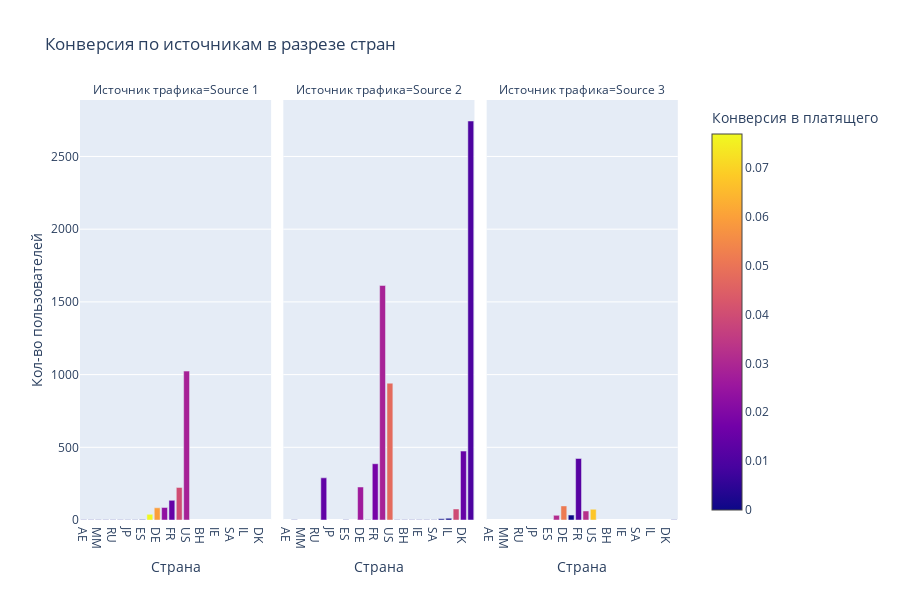
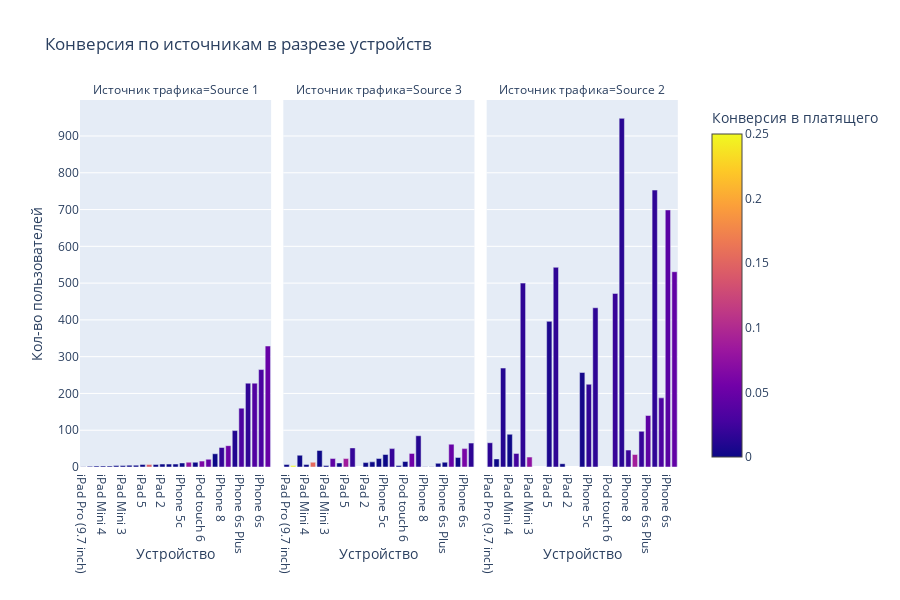
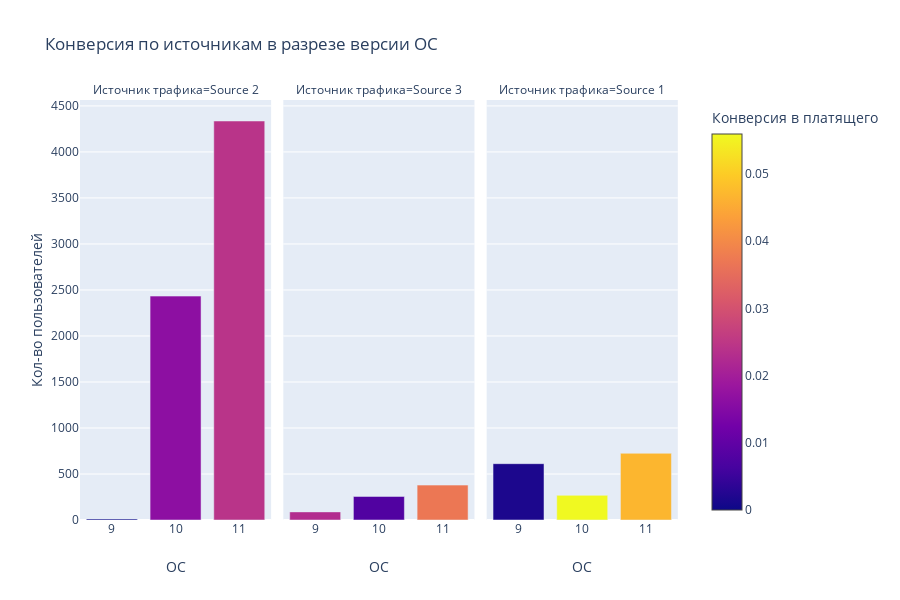

Notebook code for these charts, in order:
### Code cell
conv(df_n,'country_code', 'Страна', 'Конверсия по источникам в разрезе стран')
conv(df_n,'device_type', 'Устройство', 'Конверсия по источникам в разрезе устройств')
conv(df_n,'os_version', 'ОС', 'Конверсия по источникам в разрезе версии ОС')

### Figure 1 — Plotly figure (JSON) as saved in the notebook; plotly's stock layout.template omitted (floating-point values rounded to 4 significant figures)
{"data": [{"alignmentgroup": "True", "hoverlabel": {"namelength": 0}, "hovertemplate": "Источник трафика=Source 1<br>Страна=%{x}<br>Кол-во пользователей=%{y}<br>Конверсия в платящего=%{marker.color}", "legendgroup": "", "marker": {"color": [0, 0, 0, 0, 0, 0, 0, 0, 0, 0.07692, 0.05952, 0.02326, 0.01481, 0.04018, 0.02832], "coloraxis": "coloraxis"}, "name": "", "offsetgroup": "", "orientation": "v", "showlegend": false, "textposition": "auto", "type": "bar", "x": ["AE", "IT", "MM", "MN", "RU", "SE", "JP", "LV", "ES", "AU", "DE", "CA", "FR", "UK", "US"], "xaxis": "x", "y": [1, 1, 1, 1, 1, 1, 2, 2, 3, 39, 84, 86, 135, 224, 1024], "yaxis": "y"}, {"alignmentgroup": "True", "hoverlabel": {"namelength": 0}, "hovertemplate": "Источник трафика=Source 2<br>Страна=%{x}<br>Кол-во пользователей=%{y}<br>Конверсия в платящего=%{marker.color}", "legendgroup": "", "marker": {"color": [0, 0, 0, 0, 0, 0, 0, 0, 0, 0, 0, 0.03947, 0.02643, 0.01379, 0.01809, 0.01477, 0.04782, 0.02852, 0.00984], "coloraxis": "coloraxis"}, "name": "", "offsetgroup": "", "orientation": "v", "showlegend": false, "textposition": "auto", "type": "bar", "x": ["AL", "BH", "CA", "CY", "ES", "IE", "IT", "RO", "SA", "UA", "IL", "NO", "DE", "SE", "FR", "DK", "US", "UK", "NL"], "xaxis": "x2", "y": [1, 1, 1, 1, 1, 1, 1, 1, 1, 8, 12, 76, 227, 290, 387, 474, 941, 1613, 2744], "yaxis": "y2"}, {"alignmentgroup": "True", "hoverlabel": {"namelength": 0}, "hovertemplate": "Источник трафика=Source 3<br>Страна=%{x}<br>Кол-во пользователей=%{y}<br>Конверсия в платящего=%{marker.color}", "legendgroup": "", "marker": {"color": [0, 0.03125, 0, 0.03226, 0.06757, 0.05155, 0.01182], "coloraxis": "coloraxis"}, "name": "", "offsetgroup": "", "orientation": "v", "showlegend": false, "textposition": "auto", "type": "bar", "x": ["NL", "AU", "CA", "UK", "US", "DE", "FR"], "xaxis": "x3", "y": [1, 32, 34, 62, 74, 97, 423], "yaxis": "y3"}], "layout": {"annotations": [{"font": {}, "showarrow": false, "text": "Источник трафика=Source 1", "x": 0.1567, "xanchor": "center", "xref": "paper", "y": 1, "yanchor": "bottom", "yref": "paper"}, {"font": {}, "showarrow": false, "text": "Источник трафика=Source 2", "x": 0.49, "xanchor": "center", "xref": "paper", "y": 1, "yanchor": "bottom", "yref": "paper"}, {"font": {}, "showarrow": false, "text": "Источник трафика=Source 3", "x": 0.8233, "xanchor": "center", "xref": "paper", "y": 1, "yanchor": "bottom", "yref": "paper"}], "barmode": "relative", "coloraxis": {"colorbar": {"title": {"text": "Конверсия в платящего"}}, "colorscale": [[0, "#0d0887"], [0.1111, "#46039f"], [0.2222, "#7201a8"], [0.3333, "#9c179e"], [0.4444, "#bd3786"], [0.5556, "#d8576b"], [0.6667, "#ed7953"], [0.7778, "#fb9f3a"], [0.8889, "#fdca26"], [1, "#f0f921"]]}, "height": 600, "legend": {"tracegroupgap": 0}, "title": {"text": "Конверсия по источникам в разрезе стран"}, "xaxis": {"anchor": "y", "domain": [0, 0.3133], "title": {"text": "Страна"}}, "xaxis2": {"anchor": "y2", "domain": [0.3333, 0.6467], "matches": "x", "title": {"text": "Страна"}}, "xaxis3": {"anchor": "y3", "domain": [0.6667, 0.98], "matches": "x", "title": {"text": "Страна"}}, "yaxis": {"anchor": "x", "domain": [0, 1], "title": {"text": "Кол-во пользователей"}}, "yaxis2": {"anchor": "x2", "domain": [0, 1], "matches": "y", "showticklabels": false}, "yaxis3": {"anchor": "x3", "domain": [0, 1], "matches": "y", "showticklabels": false}}}

### Figure 2 — Plotly figure (JSON) as saved in the notebook; plotly's stock layout.template omitted (floating-point values rounded to 4 significant figures)
{"data": [{"alignmentgroup": "True", "hoverlabel": {"namelength": 0}, "hovertemplate": "Источник трафика=Source 1<br>Устройство=%{x}<br>Кол-во пользователей=%{y}<br>Конверсия в платящего=%{marker.color}", "legendgroup": "", "marker": {"color": [0, 0, 0, 0, 0, 0, 0, 0, 0, 0, 0.1429, 0, 0, 0, 0, 0, 0.07692, 0, 0.0625, 0.04762, 0, 0.01887, 0.05172, 0.0101, 0.03125, 0.01754, 0.03509, 0.03019, 0.04863], "coloraxis": "coloraxis"}, "name": "", "offsetgroup": "", "orientation": "v", "showlegend": false, "textposition": "auto", "type": "bar", "x": ["iPad Pro (9.7 inch)", "iPad Pro (10.5 inch)", "iPad 4", "iPad Mini 4", "iPad Pro (12.9 inch)", "iPad Air", "iPad Mini 3", "iPad 3", "iPhone 4s", "iPad 5", "iPad Air 2", "iPhone X", "iPad 2", "iPad Mini 1", "iPhone 5", "iPhone 5c", "iPad Mini 2", "iPod touch 5", "iPod touch 6", "iPhone SE", "iPhone 5s", "iPhone 8", "iPhone 8 Plus", "iPhone 6 Plus", "iPhone 6s Plus", "iPhone 6", "iPhone 7 Plus", "iPhone 6s", "iPhone 7"], "xaxis": "x", "y": [1, 2, 3, 3, 3, 4, 4, 5, 5, 7, 7, 7, 8, 8, 8, 11, 13, 13, 16, 21, 36, 53, 58, 99, 160, 228, 228, 265, 329], "yaxis": "y"}, {"alignmentgroup": "True", "hoverlabel": {"namelength": 0}, "hovertemplate": "Источник трафика=Source 3<br>Устройство=%{x}<br>Кол-во пользователей=%{y}<br>Конверсия в платящего=%{marker.color}", "legendgroup": "", "marker": {"color": [0, 0, 0, 0.25, 0, 0, 0, 0, 0, 0, 0.1538, 0, 0, 0, 0.04348, 0.08696, 0, 0, 0, 0, 0.05405, 0, 0.02, 0.06, 0.01923, 0.04839, 0.01538, 0.01176], "coloraxis": "coloraxis"}, "name": "", "offsetgroup": "", "orientation": "v", "showlegend": false, "textposition": "auto", "type": "bar", "x": ["iPhone 8", "iPhone 8 Plus", "iPad Mini 3", "iPad Pro (10.5 inch)", "iPod touch 5", "iPad Mini 4", "iPad Pro (9.7 inch)", "iPhone 6 Plus", "iPhone 4s", "iPad 2", "iPad Pro (12.9 inch)", "iPhone 6s Plus", "iPad Mini 1", "iPod touch 6", "iPad 3", "iPad 5", "iPhone 5", "iPhone 7 Plus", "iPad 4", "iPhone 5c", "iPhone SE", "iPad Air", "iPad Mini 2", "iPhone 6s", "iPad Air 2", "iPhone 6", "iPhone 7", "iPhone 5s"], "xaxis": "x2", "y": [1, 1, 4, 4, 4, 7, 7, 10, 11, 12, 13, 13, 14, 15, 23, 23, 23, 26, 32, 34, 37, 45, 50, 50, 52, 62, 65, 85], "yaxis": "y2"}, {"alignmentgroup": "True", "hoverlabel": {"namelength": 0}, "hovertemplate": "Источник трафика=Source 2<br>Устройство=%{x}<br>Кол-во пользователей=%{y}<br>Конверсия в платящего=%{marker.color}", "legendgroup": "", "marker": {"color": [0, 0, 0.07407, 0.08824, 0.02703, 0.02174, 0.01515, 0, 0.02062, 0.04286, 0.03191, 0.01778, 0.003891, 0.01115, 0.007576, 0.01617, 0.02119, 0.016, 0.0452, 0.01657, 0.04006, 0.01726, 0.01371], "coloraxis": "coloraxis"}, "name": "", "offsetgroup": "", "orientation": "v", "showlegend": false, "textposition": "auto", "type": "bar", "x": ["iPhone X", "iPad Pro (10.5 inch)", "iPad Mini 3", "iPhone 8 Plus", "iPad Pro (12.9 inch)", "iPhone 8", "iPad Pro (9.7 inch)", "iPad Mini 4", "iPhone 6 Plus", "iPhone 6s Plus", "iPhone 7 Plus", "iPhone 5c", "iPhone 5", "iPad 4", "iPad 5", "iPad Mini 2", "iPhone SE", "iPad Air", "iPhone 7", "iPad Air 2", "iPhone 6s", "iPhone 6", "iPhone 5s"], "xaxis": "x3", "y": [9, 22, 27, 34, 37, 46, 66, 89, 97, 140, 188, 225, 257, 269, 396, 433, 472, 500, 531, 543, 699, 753, 948], "yaxis": "y3"}], "layout": {"annotations": [{"font": {}, "showarrow": false, "text": "Источник трафика=Source 1", "x": 0.1567, "xanchor": "center", "xref": "paper", "y": 1, "yanchor": "bottom", "yref": "paper"}, {"font": {}, "showarrow": false, "text": "Источник трафика=Source 3", "x": 0.49, "xanchor": "center", "xref": "paper", "y": 1, "yanchor": "bottom", "yref": "paper"}, {"font": {}, "showarrow": false, "text": "Источник трафика=Source 2", "x": 0.8233, "xanchor": "center", "xref": "paper", "y": 1, "yanchor": "bottom", "yref": "paper"}], "barmode": "relative", "coloraxis": {"colorbar": {"title": {"text": "Конверсия в платящего"}}, "colorscale": [[0, "#0d0887"], [0.1111, "#46039f"], [0.2222, "#7201a8"], [0.3333, "#9c179e"], [0.4444, "#bd3786"], [0.5556, "#d8576b"], [0.6667, "#ed7953"], [0.7778, "#fb9f3a"], [0.8889, "#fdca26"], [1, "#f0f921"]]}, "height": 600, "legend": {"tracegroupgap": 0}, "title": {"text": "Конверсия по источникам в разрезе устройств"}, "xaxis": {"anchor": "y", "domain": [0, 0.3133], "title": {"text": "Устройство"}}, "xaxis2": {"anchor": "y2", "domain": [0.3333, 0.6467], "matches": "x", "title": {"text": "Устройство"}}, "xaxis3": {"anchor": "y3", "domain": [0.6667, 0.98], "matches": "x", "title": {"text": "Устройство"}}, "yaxis": {"anchor": "x", "domain": [0, 1], "title": {"text": "Кол-во пользователей"}}, "yaxis2": {"anchor": "x2", "domain": [0, 1], "matches": "y", "showticklabels": false}, "yaxis3": {"anchor": "x3", "domain": [0, 1], "matches": "y", "showticklabels": false}}}

### Figure 3 — Plotly figure (JSON) as saved in the notebook; plotly's stock layout.template omitted (floating-point values rounded to 4 significant figures)
{"data": [{"alignmentgroup": "True", "hoverlabel": {"namelength": 0}, "hovertemplate": "Источник трафика=Source 2<br>ОС=%{x}<br>Кол-во пользователей=%{y}<br>Конверсия в платящего=%{marker.color}", "legendgroup": "", "marker": {"color": [0, 0.01644, 0.02422], "coloraxis": "coloraxis"}, "name": "", "offsetgroup": "", "orientation": "v", "showlegend": false, "textposition": "auto", "type": "bar", "x": [9, 10, 11], "xaxis": "x", "y": [12, 2433, 4336], "yaxis": "y"}, {"alignmentgroup": "True", "hoverlabel": {"namelength": 0}, "hovertemplate": "Источник трафика=Source 3<br>ОС=%{x}<br>Кол-во пользователей=%{y}<br>Конверсия в платящего=%{marker.color}", "legendgroup": "", "marker": {"color": [0.02273, 0.007812, 0.03694], "coloraxis": "coloraxis"}, "name": "", "offsetgroup": "", "orientation": "v", "showlegend": false, "textposition": "auto", "type": "bar", "x": [9, 10, 11], "xaxis": "x2", "y": [88, 256, 379], "yaxis": "y2"}, {"alignmentgroup": "True", "hoverlabel": {"namelength": 0}, "hovertemplate": "Источник трафика=Source 1<br>ОС=%{x}<br>Кол-во пользователей=%{y}<br>Конверсия в платящего=%{marker.color}", "legendgroup": "", "marker": {"color": [0.05597, 0.001634, 0.0469], "coloraxis": "coloraxis"}, "name": "", "offsetgroup": "", "orientation": "v", "showlegend": false, "textposition": "auto", "type": "bar", "x": [10, 9, 11], "xaxis": "x3", "y": [268, 612, 725], "yaxis": "y3"}], "layout": {"annotations": [{"font": {}, "showarrow": false, "text": "Источник трафика=Source 2", "x": 0.1567, "xanchor": "center", "xref": "paper", "y": 1, "yanchor": "bottom", "yref": "paper"}, {"font": {}, "showarrow": false, "text": "Источник трафика=Source 3", "x": 0.49, "xanchor": "center", "xref": "paper", "y": 1, "yanchor": "bottom", "yref": "paper"}, {"font": {}, "showarrow": false, "text": "Источник трафика=Source 1", "x": 0.8233, "xanchor": "center", "xref": "paper", "y": 1, "yanchor": "bottom", "yref": "paper"}], "barmode": "relative", "coloraxis": {"colorbar": {"title": {"text": "Конверсия в платящего"}}, "colorscale": [[0, "#0d0887"], [0.1111, "#46039f"], [0.2222, "#7201a8"], [0.3333, "#9c179e"], [0.4444, "#bd3786"], [0.5556, "#d8576b"], [0.6667, "#ed7953"], [0.7778, "#fb9f3a"], [0.8889, "#fdca26"], [1, "#f0f921"]]}, "height": 600, "legend": {"tracegroupgap": 0}, "title": {"text": "Конверсия по источникам в разрезе версии ОС"}, "xaxis": {"anchor": "y", "domain": [0, 0.3133], "title": {"text": "ОС"}}, "xaxis2": {"anchor": "y2", "domain": [0.3333, 0.6467], "matches": "x", "title": {"text": "ОС"}}, "xaxis3": {"anchor": "y3", "domain": [0.6667, 0.98], "matches": "x", "title": {"text": "ОС"}}, "yaxis": {"anchor": "x", "domain": [0, 1], "title": {"text": "Кол-во пользователей"}}, "yaxis2": {"anchor": "x2", "domain": [0, 1], "matches": "y", "showticklabels": false}, "yaxis3": {"anchor": "x3", "domain": [0, 1], "matches": "y", "showticklabels": false}}}
